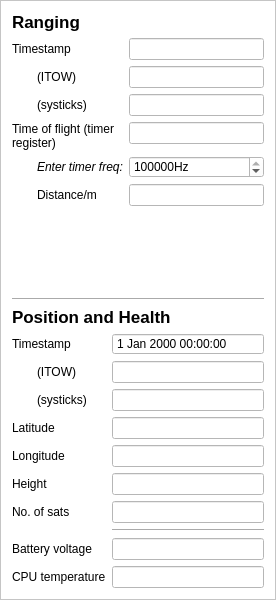
<?xml version="1.0" encoding="UTF-8"?>
<ui version="4.0">
 <class>toad_frame</class>
 <widget class="QFrame" name="toad_frame">
  <property name="geometry">
   <rect>
    <x>0</x>
    <y>0</y>
    <width>276</width>
    <height>600</height>
   </rect>
  </property>
  <property name="minimumSize">
   <size>
    <width>276</width>
    <height>600</height>
   </size>
  </property>
  <property name="windowTitle">
   <string>toad_frame</string>
  </property>
  <property name="styleSheet">
   <string notr="true">background-color: rgb(255, 255, 255);</string>
  </property>
  <property name="frameShape">
   <enum>QFrame::StyledPanel</enum>
  </property>
  <property name="frameShadow">
   <enum>QFrame::Raised</enum>
  </property>
  <layout class="QVBoxLayout" name="verticalLayout">
   <item>
    <layout class="QFormLayout" name="formLayout_ranging_2">
     <property name="sizeConstraint">
      <enum>QLayout::SetMaximumSize</enum>
     </property>
     <property name="fieldGrowthPolicy">
      <enum>QFormLayout::AllNonFixedFieldsGrow</enum>
     </property>
     <item row="0" column="0" colspan="2">
      <widget class="QLabel" name="label_ranging_title_2">
       <property name="maximumSize">
        <size>
         <width>640</width>
         <height>16777215</height>
        </size>
       </property>
       <property name="font">
        <font>
         <pointsize>13</pointsize>
         <weight>75</weight>
         <bold>true</bold>
        </font>
       </property>
       <property name="text">
        <string>Ranging</string>
       </property>
      </widget>
     </item>
     <item row="1" column="0">
      <widget class="QLabel" name="label_timestamp_2">
       <property name="text">
        <string>Timestamp</string>
       </property>
       <property name="indent">
        <number>-1</number>
       </property>
      </widget>
     </item>
     <item row="1" column="1">
      <widget class="QLineEdit" name="lineEdit_timestamp_2">
       <property name="maximumSize">
        <size>
         <width>500</width>
         <height>16777215</height>
        </size>
       </property>
       <property name="inputMethodHints">
        <set>Qt::ImhNone</set>
       </property>
       <property name="readOnly">
        <bool>true</bool>
       </property>
      </widget>
     </item>
     <item row="2" column="0">
      <widget class="QLabel" name="label_timestamp_itow_2">
       <property name="inputMethodHints">
        <set>Qt::ImhNone</set>
       </property>
       <property name="text">
        <string>(ITOW)</string>
       </property>
       <property name="indent">
        <number>25</number>
       </property>
      </widget>
     </item>
     <item row="2" column="1">
      <widget class="QLineEdit" name="lineEdit_timestamp_itow_3">
       <property name="maximumSize">
        <size>
         <width>500</width>
         <height>16777215</height>
        </size>
       </property>
       <property name="inputMethodHints">
        <set>Qt::ImhDigitsOnly</set>
       </property>
       <property name="readOnly">
        <bool>true</bool>
       </property>
      </widget>
     </item>
     <item row="3" column="0">
      <widget class="QLabel" name="label_timestamp_systicks_2">
       <property name="text">
        <string>(systicks)</string>
       </property>
       <property name="indent">
        <number>25</number>
       </property>
      </widget>
     </item>
     <item row="3" column="1">
      <widget class="QLineEdit" name="lineEdit_timestamp_systicks_2">
       <property name="maximumSize">
        <size>
         <width>500</width>
         <height>16777215</height>
        </size>
       </property>
       <property name="inputMethodHints">
        <set>Qt::ImhDigitsOnly</set>
       </property>
       <property name="readOnly">
        <bool>true</bool>
       </property>
      </widget>
     </item>
     <item row="4" column="0">
      <widget class="QLabel" name="label_tof_2">
       <property name="text">
        <string>Time of flight (timer register)</string>
       </property>
       <property name="wordWrap">
        <bool>true</bool>
       </property>
       <property name="indent">
        <number>-1</number>
       </property>
      </widget>
     </item>
     <item row="4" column="1">
      <widget class="QLineEdit" name="lineEdit_tof_2">
       <property name="maximumSize">
        <size>
         <width>500</width>
         <height>16777215</height>
        </size>
       </property>
       <property name="readOnly">
        <bool>true</bool>
       </property>
      </widget>
     </item>
     <item row="5" column="0">
      <widget class="QLabel" name="label_timerfreq_2">
       <property name="font">
        <font>
         <italic>true</italic>
        </font>
       </property>
       <property name="text">
        <string>Enter timer freq:</string>
       </property>
       <property name="indent">
        <number>25</number>
       </property>
      </widget>
     </item>
     <item row="5" column="1">
      <widget class="QSpinBox" name="spinBox_timerfreq_2">
       <property name="maximumSize">
        <size>
         <width>500</width>
         <height>16777215</height>
        </size>
       </property>
       <property name="suffix">
        <string>Hz</string>
       </property>
       <property name="maximum">
        <number>99999999</number>
       </property>
       <property name="singleStep">
        <number>1000</number>
       </property>
       <property name="value">
        <number>84000000</number>
       </property>
      </widget>
     </item>
     <item row="6" column="0">
      <widget class="QLabel" name="label_distance_2">
       <property name="text">
        <string>Distance/m</string>
       </property>
       <property name="alignment">
        <set>Qt::AlignLeading|Qt::AlignLeft|Qt::AlignVCenter</set>
       </property>
       <property name="indent">
        <number>25</number>
       </property>
      </widget>
     </item>
     <item row="6" column="1">
      <widget class="QLineEdit" name="lineEdit_distance_2">
       <property name="maximumSize">
        <size>
         <width>500</width>
         <height>16777215</height>
        </size>
       </property>
       <property name="readOnly">
        <bool>true</bool>
       </property>
      </widget>
     </item>
    </layout>
   </item>
   <item>
    <widget class="Line" name="line_2">
     <property name="orientation">
      <enum>Qt::Horizontal</enum>
     </property>
    </widget>
   </item>
   <item>
    <layout class="QFormLayout" name="formLayout_pos_2">
     <property name="sizeConstraint">
      <enum>QLayout::SetMaximumSize</enum>
     </property>
     <property name="fieldGrowthPolicy">
      <enum>QFormLayout::AllNonFixedFieldsGrow</enum>
     </property>
     <item row="0" column="0" colspan="2">
      <widget class="QLabel" name="label_pos_2">
       <property name="maximumSize">
        <size>
         <width>640</width>
         <height>16777215</height>
        </size>
       </property>
       <property name="font">
        <font>
         <pointsize>13</pointsize>
         <weight>75</weight>
         <bold>true</bold>
        </font>
       </property>
       <property name="text">
        <string>Position and Health</string>
       </property>
      </widget>
     </item>
     <item row="1" column="0">
      <widget class="QLabel" name="label_pos_timestamp_2">
       <property name="minimumSize">
        <size>
         <width>136</width>
         <height>0</height>
        </size>
       </property>
       <property name="text">
        <string>Timestamp</string>
       </property>
       <property name="indent">
        <number>-1</number>
       </property>
      </widget>
     </item>
     <item row="1" column="1">
      <widget class="QDateTimeEdit" name="dateTimeEdit_2">
       <property name="maximumSize">
        <size>
         <width>500</width>
         <height>16777215</height>
        </size>
       </property>
       <property name="readOnly">
        <bool>true</bool>
       </property>
       <property name="buttonSymbols">
        <enum>QAbstractSpinBox::NoButtons</enum>
       </property>
       <property name="timeSpec">
        <enum>Qt::UTC</enum>
       </property>
      </widget>
     </item>
     <item row="2" column="0">
      <widget class="QLabel" name="label_pos_itow_2">
       <property name="text">
        <string>(ITOW)</string>
       </property>
       <property name="indent">
        <number>25</number>
       </property>
      </widget>
     </item>
     <item row="2" column="1">
      <widget class="QLineEdit" name="lineEdit_timestamp_itow_4">
       <property name="maximumSize">
        <size>
         <width>500</width>
         <height>16777215</height>
        </size>
       </property>
       <property name="readOnly">
        <bool>true</bool>
       </property>
      </widget>
     </item>
     <item row="3" column="0">
      <widget class="QLabel" name="label_pos_systicks_2">
       <property name="text">
        <string>(systicks)</string>
       </property>
       <property name="indent">
        <number>25</number>
       </property>
      </widget>
     </item>
     <item row="3" column="1">
      <widget class="QLineEdit" name="lineEdit_timestamp_st_2">
       <property name="maximumSize">
        <size>
         <width>500</width>
         <height>16777215</height>
        </size>
       </property>
       <property name="readOnly">
        <bool>true</bool>
       </property>
      </widget>
     </item>
     <item row="4" column="0">
      <widget class="QLabel" name="label_lat_2">
       <property name="text">
        <string>Latitude</string>
       </property>
      </widget>
     </item>
     <item row="4" column="1">
      <widget class="QLineEdit" name="lineEdit_lat_2">
       <property name="maximumSize">
        <size>
         <width>500</width>
         <height>16777215</height>
        </size>
       </property>
       <property name="readOnly">
        <bool>true</bool>
       </property>
      </widget>
     </item>
     <item row="5" column="0">
      <widget class="QLabel" name="label_lon_2">
       <property name="text">
        <string>Longitude</string>
       </property>
      </widget>
     </item>
     <item row="5" column="1">
      <widget class="QLineEdit" name="lineEdit_lon_2">
       <property name="maximumSize">
        <size>
         <width>500</width>
         <height>16777215</height>
        </size>
       </property>
       <property name="readOnly">
        <bool>true</bool>
       </property>
      </widget>
     </item>
     <item row="6" column="0">
      <widget class="QLabel" name="label_height_2">
       <property name="text">
        <string>Height</string>
       </property>
      </widget>
     </item>
     <item row="6" column="1">
      <widget class="QLineEdit" name="lineEdit_height_2">
       <property name="maximumSize">
        <size>
         <width>500</width>
         <height>16777215</height>
        </size>
       </property>
       <property name="readOnly">
        <bool>true</bool>
       </property>
      </widget>
     </item>
     <item row="7" column="0">
      <widget class="QLabel" name="label_numsat_2">
       <property name="text">
        <string>No. of sats</string>
       </property>
      </widget>
     </item>
     <item row="7" column="1">
      <widget class="QLineEdit" name="lineEdit_num_sat_2">
       <property name="maximumSize">
        <size>
         <width>500</width>
         <height>16777215</height>
        </size>
       </property>
       <property name="readOnly">
        <bool>true</bool>
       </property>
      </widget>
     </item>
     <item row="8" column="1">
      <widget class="Line" name="line_3">
       <property name="sizePolicy">
        <sizepolicy hsizetype="Maximum" vsizetype="Fixed">
         <horstretch>0</horstretch>
         <verstretch>0</verstretch>
        </sizepolicy>
       </property>
       <property name="maximumSize">
        <size>
         <width>500</width>
         <height>16777215</height>
        </size>
       </property>
       <property name="orientation">
        <enum>Qt::Horizontal</enum>
       </property>
      </widget>
     </item>
     <item row="9" column="0">
      <widget class="QLabel" name="label_batt_v_2">
       <property name="text">
        <string>Battery voltage</string>
       </property>
      </widget>
     </item>
     <item row="9" column="1">
      <widget class="QLineEdit" name="lineEdit_batt_v_2">
       <property name="maximumSize">
        <size>
         <width>500</width>
         <height>16777215</height>
        </size>
       </property>
       <property name="readOnly">
        <bool>true</bool>
       </property>
      </widget>
     </item>
     <item row="10" column="0">
      <widget class="QLabel" name="label_cpu_temp_2">
       <property name="text">
        <string>CPU temperature</string>
       </property>
      </widget>
     </item>
     <item row="10" column="1">
      <widget class="QLineEdit" name="lineEdit_cpu_temp_2">
       <property name="maximumSize">
        <size>
         <width>500</width>
         <height>16777215</height>
        </size>
       </property>
       <property name="readOnly">
        <bool>true</bool>
       </property>
      </widget>
     </item>
    </layout>
   </item>
  </layout>
 </widget>
 <resources/>
 <connections/>
</ui>
